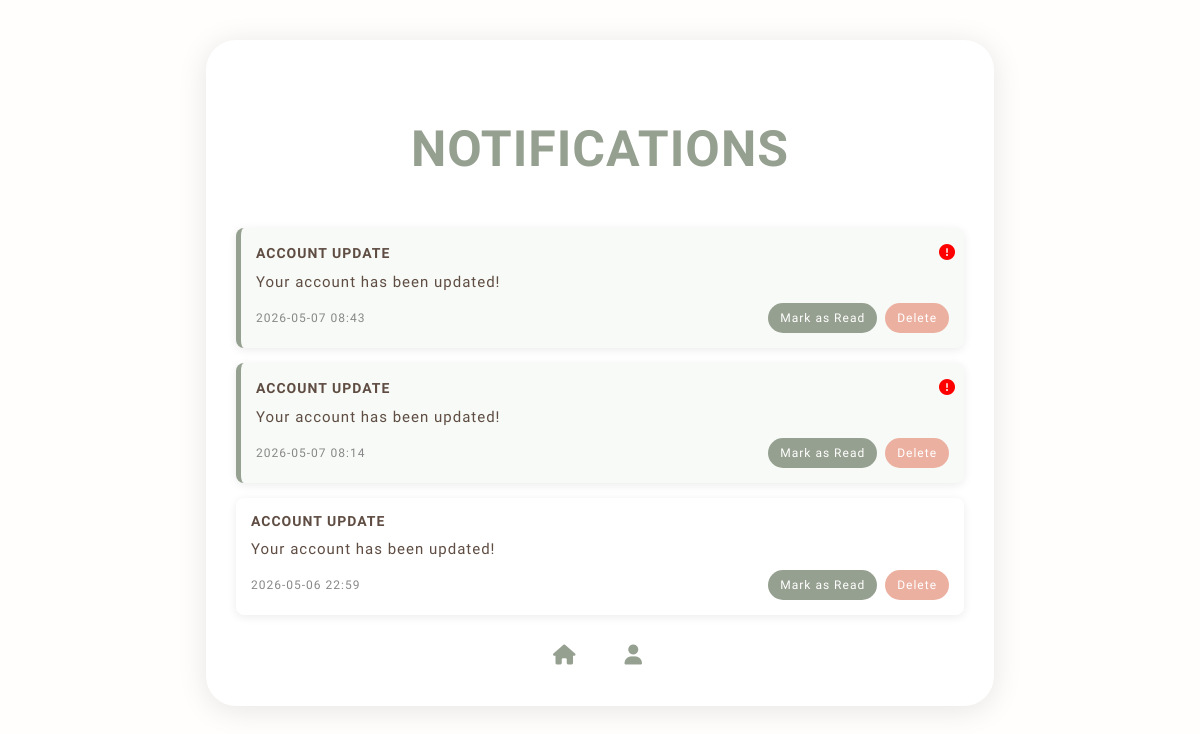
The page /notifications (signed in) on the database as committed earlier.
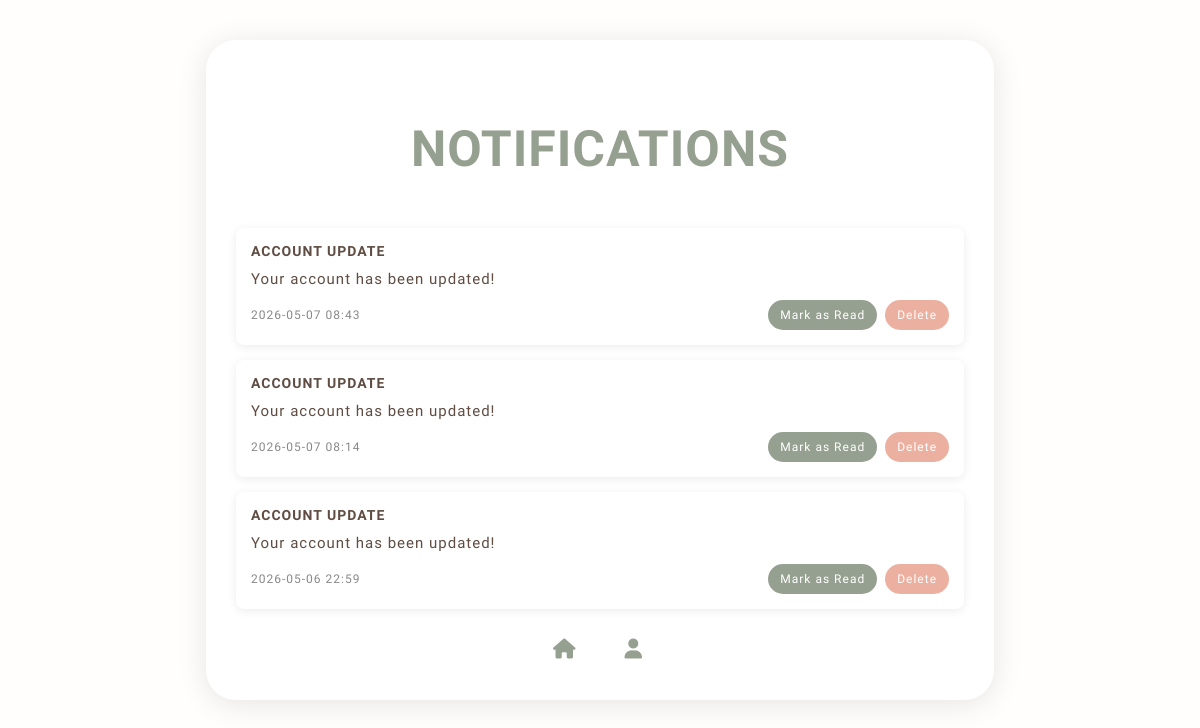
The same page on the database as committed later.
### models/Notifications.py (models this page shows, shortened)
class Notification(db.Model):
    __tablename__ = "Notifications"
    id                   = db.Column(db.Integer, primary_key=True)
    notification_id      = db.Column(db.String(45), unique=True, nullable=False)
    user_id              = db.Column(db.String(45), db.ForeignKey("users.user_id"), nullable=False)
    type                 = db.Column(db.Enum(NotificationType), nullable=False)
    message              = db.Column(db.String(320), nullable=False)
    sent_on              = db.Column(db.DateTime, default=utcnow)
    is_read              = db.Column(db.Boolean, default=False)
    user                = db.relationship("User", backref="notifications")

### app.py (the view)
@app.route('/notifications')
@login_required
def notifications():
    user_notifications = Notification.query.filter_by(user_id=current_user.user_id).order_by(Notification.sent_on.desc()).all()
    return render_template('notifications.html', user=current_user, notifications=user_notifications)

### app.py (called while the page is built)
@login_manager.user_loader
def load_user(user_id):
    return User.query.filter_by(user_id=user_id).first()

### templates/notifications.html (shortened to what this page needs)
<!DOCTYPE html>
<html lang="en">
<head>
    <link rel="stylesheet" href="https://cdnjs.cloudflare.com/ajax/libs/font-awesome/6.4.0/css/all.min.css">
</head>
<body>
<div class="container">
    <h1>Notifications</h1>
    {% if notifications %}
        <div class="notif-list">
            {% for n in notifications %}
            <div class = "notif-card {% if not n.is_read %}unread{% endif %}">
                <div class = "notif-header">
                    <span class = "notif-type">{{ n.type.value }}</span>
                    {% if not n.is_read %}
                        <span class="alert"><i class="fa-solid fa-circle-exclamation"></i></span>
                    {% endif %}
                </div>
                <div class="notif-message">
                    {{ n.message }}
                </div>
                <div class="notif-footer">
                    <span>
                        {{ n.sent_on.strftime('%Y-%m-%d %H:%M') if n.sent_on else '--' }}
                    </span>
                    <div class="notif-actions">
                        <form method="POST"
                              action="{{ url_for('mark_notification_as_read', notification_id=n.notification_id) }}">
                            <button class="small-btn">Mark as Read</button>
                        </form>
                        <form method="POST"
                              action="{{ url_for('delete_notification', notification_id=n.notification_id) }}">
                            <button class="small-btn danger">Delete</button>
                        </form>
                    </div>
                </div>
            </div>
            {% endfor %}
        </div>
    {% else %}
        <p class="empty">No notifications.</p>
    {% endif %}
    <div style="text-align:center;">
        <a href="{{ url_for('index') }}" class="btn"><i class="fa-solid fa-house"></i></a>
        <a href="{{ url_for('profile') }}" class="btn"><i class="fa-solid fa-user"></i></a>
    </div>
</div>
</body>
</html>

Rows that differ between the two databases and show on the page:
changed Notification (number 1 of 3 on the later page): is_read False → True (drawn)
changed Notification (number 2 of 3 on the later page): is_read False → True (drawn)
